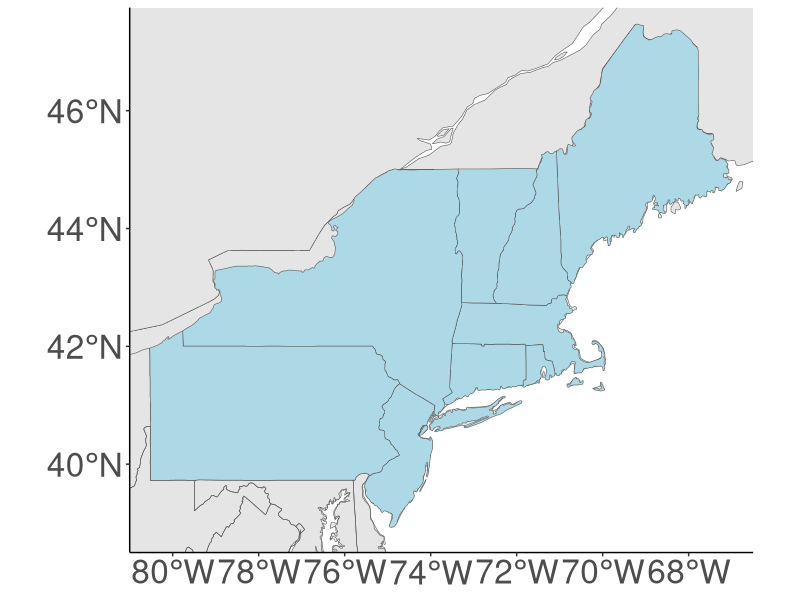

The R script that drew this image:
library("maps")
library(sf)
library(ggplot2)
library(rnaturalearth)

world = ne_countries(scale = "medium", returnclass = "sf")
states = st_as_sf(map("state", plot = FALSE, fill = TRUE))

selected.states = c("massachusetts", "new hampshire", "vermont", "new york", "rhode island",
                    "connecticut", "new jersey", "maine", "pennsylvania")

states$group = NA
states[states$ID %in% selected.states,]$group = "lightblue"

ggplot(data = world) +
  theme_classic() +
  geom_sf() +
  geom_sf(data = states, fill = states$group) + 
  coord_sf(xlim = c(-81, -66.5), ylim = c(38.5, 47.75), expand = FALSE) +
  theme(axis.text=element_text(size=24))
